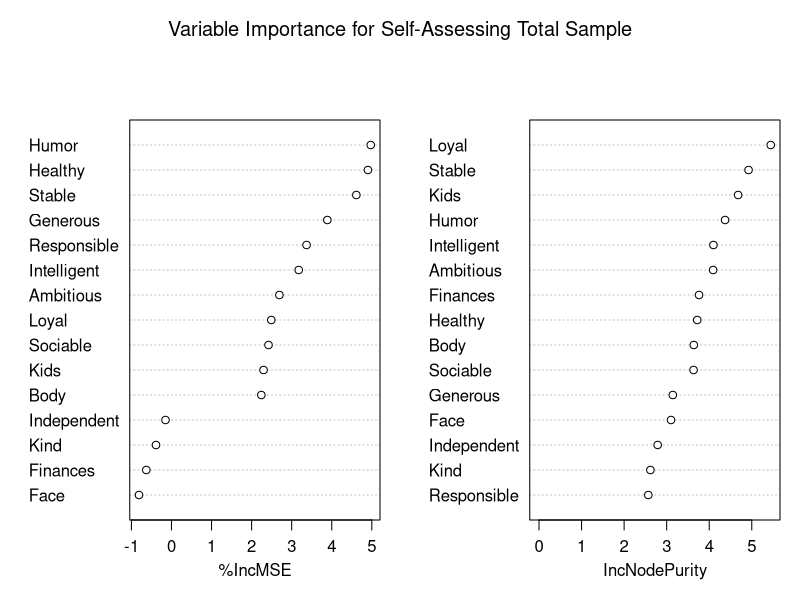
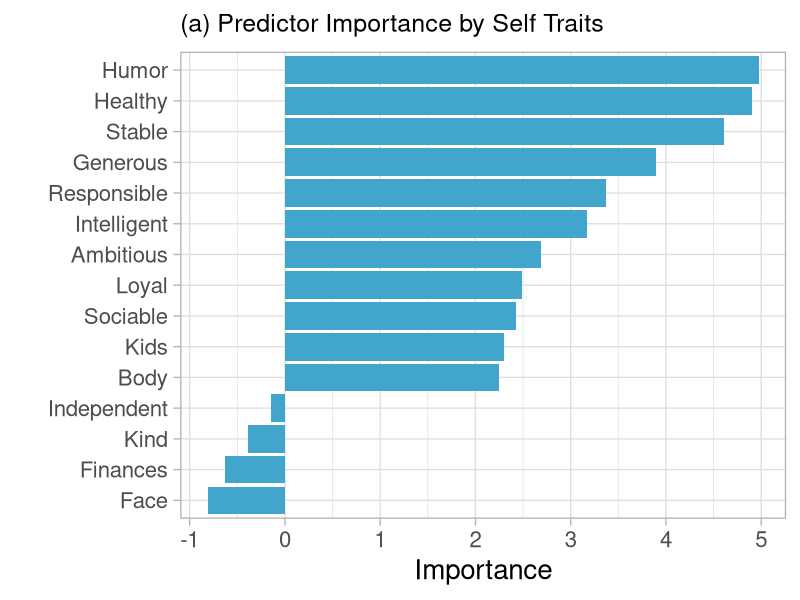

The R script that drew these images, in order: (Note: this script raises an error after producing the figures.)
##########Random forest on study 2 data##########
############################################################

library(randomForest)
library(ggplot2)

db <- read.csv("DataOriginal.csv",header=TRUE)

dbMen <- db[which(db$Sex=="Male"),]
dbWomen <- db[which(db$Sex=="Female"),]

dbRelation <- db[which(db$Status == "In a committed relationship"),]
dbRelation <- na.omit(dbRelation$Partner_Compared_Overall)

##########create interaction terms##########
db$Ambitious <- db$ImpOppSex_Ambitious * db$You_Relative_Ambitious
db$Body <- db$ImpOppSex_Body * db$You_Relative_Body
db$Face <- db$ImpOppSex_Face * db$You_Relative_Face
db$Kids <- db$ImpOppSex_Kids * db$You_Relative_Kids
db$Stable <- db$ImpOppSex_Stable * db$You_Relative_Stable
db$Sex <- db$ImpOppSex_Sex * db$You_Relative_Sex
db$Finances <- db$ImpOppSex_Finances * db$You_Relative_Finances
db$Generous <- db$ImpOppSex_Generous * db$You_Relative_Generous
db$Humor <- db$ImpOppSex_Humor * db$You_Relative_Humor
db$Healthy <- db$ImpOppSex_Healthy * db$You_Relative_Healthy
db$Independent <- db$ImpOppSex_Independent * db$You_Relative_Independent
db$Intelligent <- db$ImpOppSex_Intelligent * db$You_Relative_Intelligent
db$Kind <- db$ImpOppSex_Kind * db$You_Relative_Kind
db$Loyal <- db$ImpOppSex_Loyal * db$You_Relative_Loyal
db$Responsible <- db$ImpOppSex_Responsible * db$You_Relative_Responsible
db$Sociable <- db$ImpOppSex_Sociable * db$You_Relative_Sociable

##########create interactions for partner evaluations##########
db$Ambitious <- db$ImpYou_Ambitious * db$Partner_Ambitious
db$Body <- db$ImpYou_Body * db$Partner_Body
db$Face <- db$ImpYou_Face * db$Partner_Face
db$Kids <- db$ImpYou_Kids * db$Partner_Kids
db$Stable <- db$ImpYou_Stable * db$Partner_Stable
db$Sex <- db$ImpYou_Sex * db$Partner_Sex
db$Finances <- db$ImpYou_Finances * db$Partner_Finances
db$Generous <- db$ImpYou_Generous * db$Partner_Generous
db$Humor <- db$ImpYou_Humor * db$Partner_Humor
db$Healthy <- db$ImpYou_Healthy * db$Partner_Healthy
db$Independent <- db$ImpYou_Independent * db$Partner_Independent
db$Intelligent <- db$ImpYou_Intelligent * db$Partner_Intelligent
db$Kind <- db$ImpYou_Kind * db$Partner_Kind
db$Loyal <- db$ImpYou_Loyal * db$Partner_Loyal
db$Responsible <- db$ImpYou_Responsible * db$Partner_Responsible
db$Sociable <- db$ImpYou_Sociable * db$Partner_Sociable


#########For self
dbT <- db[,c(54,73:87)]
dbT <- na.omit(dbT)

set.seed(8345)
rf <- randomForest(You_Relative_Overall~., data=dbT, ntree=500, mtry = 2, importance=TRUE)
rf

varImpPlot(rf, main="Variable Importance for Self-Assessing Total Sample")
varUsed(rf)
names(dbT)

imp <- importance(rf, type=1)
featureImportance <- data.frame(Feature=row.names(imp), 
                                Importance=imp[,1])

png(filename="study2Self.png")

p <- ggplot(featureImportance, aes(x=reorder(Feature, Importance), 
                                   y=Importance)) +
  geom_bar(stat="identity", fill="#42A5CC") +
  coord_flip() + 
  theme_light(base_size=20) +
  xlab("") +
  ylab("Importance") + 
  ggtitle("(a) Predictor Importance by Self Traits") +
  theme(plot.title=element_text(size=18))
p

dev.off()

##########For partners##########
dbT <- db[,c(72,89:103)]
dbT <- na.omit(dbT)

set.seed(8345)
rf <- randomForest(Partner_Compared_Overall~., data=dbT, ntree=500, mtry = 4, importance=TRUE)
rf

varImpPlot(rf, main="Variable Importance for Partner-Assessing Total Sample")
varUsed(rf)
names(dbT)

imp <- importance(rf, type=1)
featureImportance <- data.frame(Feature=row.names(imp), 
                                Importance=imp[,1])

png(filename="study2Partners.png")

p <- ggplot(featureImportance, aes(x=reorder(Feature, Importance), 
                                   y=Importance)) +
  geom_bar(stat="identity", fill="#42A5CC") +
  coord_flip() + 
  theme_light(base_size=20) +
  xlab("") +
  ylab("Importance") + 
  ggtitle("(b) Predictor Importance by Partner Traits") +
  theme(plot.title=element_text(size=18))
p

dev.off()

##########interaction terms of self-perceptions x what you find important##########
db$Ambitious <- db$ImpYou_Ambitious * db$You_Relative_Ambitious
db$Body <- db$ImpYou_Body * db$You_Relative_Body
db$Face <- db$ImpYou_Face * db$You_Relative_Face
db$Kids <- db$ImpYou_Kids * db$You_Relative_Kids
db$Stable <- db$ImpYou_Stable * db$You_Relative_Stable
db$Sex1 <- db$ImpYou_Sex * db$You_Relative_Sex
db$Finances <- db$ImpYou_Finances * db$You_Relative_Finances
db$Generous <- db$ImpYou_Generous * db$You_Relative_Generous
db$Humor <- db$ImpYou_Humor * db$You_Relative_Humor
db$Healthy <- db$ImpYou_Healthy * db$You_Relative_Healthy
db$Independent <- db$ImpYou_Independent * db$You_Relative_Independent
db$Intelligent <- db$ImpYou_Intelligent * db$You_Relative_Intelligent
db$Kind <- db$ImpYou_Kind * db$You_Relative_Kind
db$Loyal <- db$ImpYou_Loyal * db$You_Relative_Loyal
db$Responsible <- db$ImpYou_Responsible * db$You_Relative_Responsible
db$Sociable <- db$ImpYou_Sociable * db$You_Relative_Sociable

dbT <- db[,c(54,73:88)]
dbT <- na.omit(dbT)

set.seed(8345)
rf <- randomForest(You_Relative_Overall~., data=dbT, ntree=500, mtry = 2, importance=TRUE)
rf

varImpPlot(rf, main="Variable Importance for Self-Assessing Total Sample")
varUsed(rf)
names(dbT)

imp <- importance(rf, type=1)
featureImportance <- data.frame(Feature=row.names(imp), 
                                Importance=imp[,1])

png(filename="study2Self.png")

p <- ggplot(featureImportance, aes(x=reorder(Feature, Importance), 
                                   y=Importance)) +
  geom_bar(stat="identity", fill="#42A5CC") +
  coord_flip() + 
  theme_light(base_size=20) +
  xlab("") +
  ylab("Importance") + 
  ggtitle("(a) Predictor Importance by Self Traits") +
  theme(plot.title=element_text(size=18))
p

dev.off()
